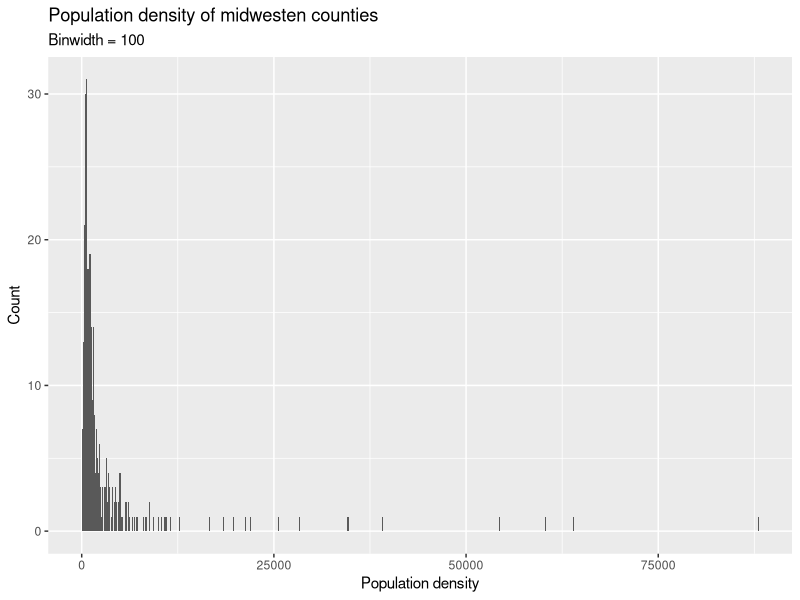
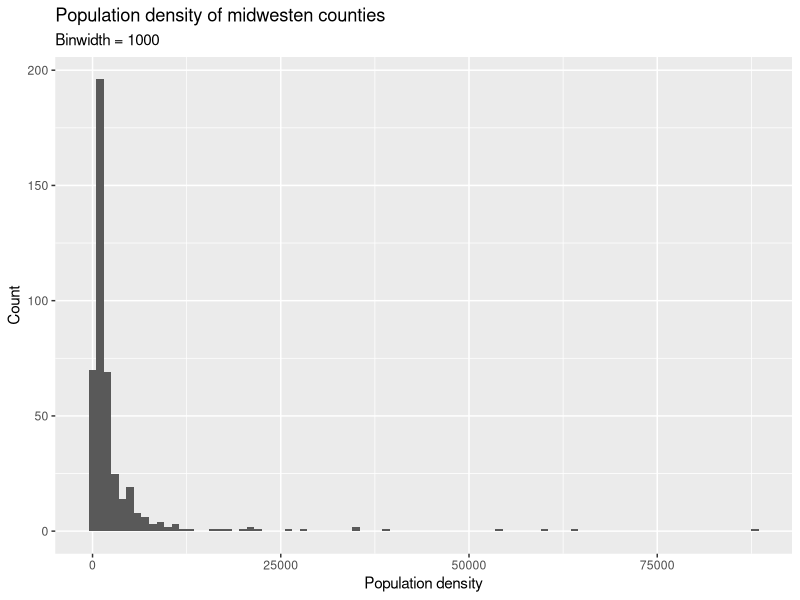
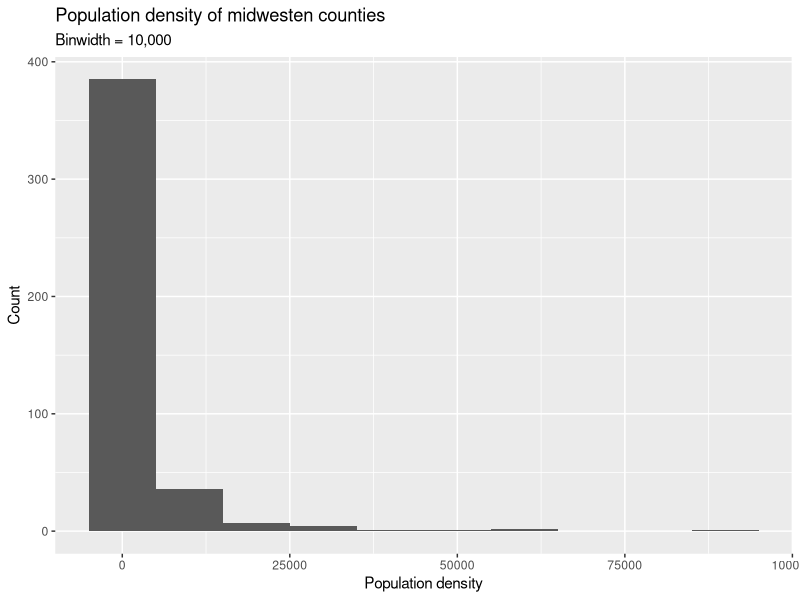
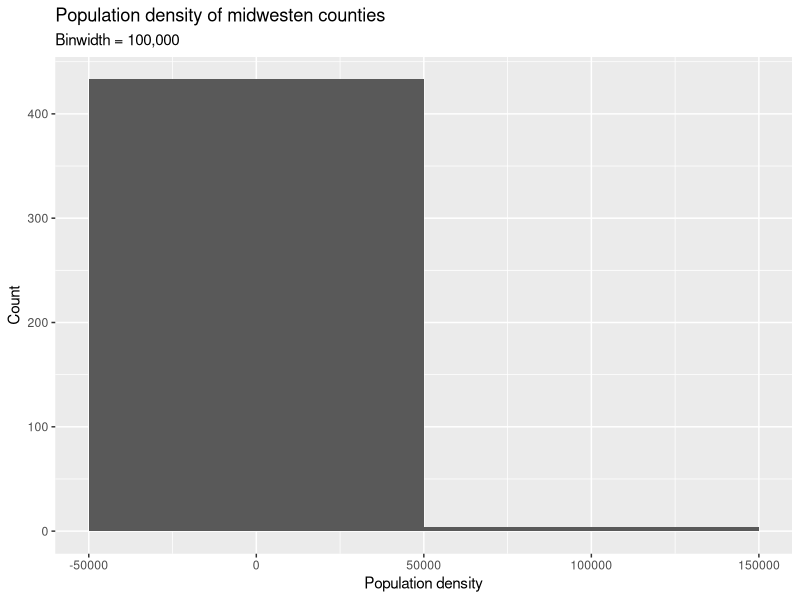
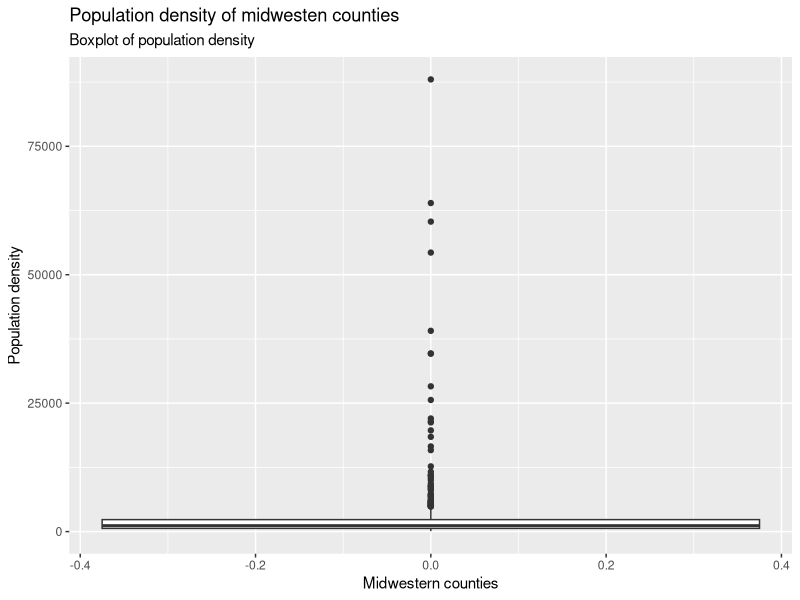
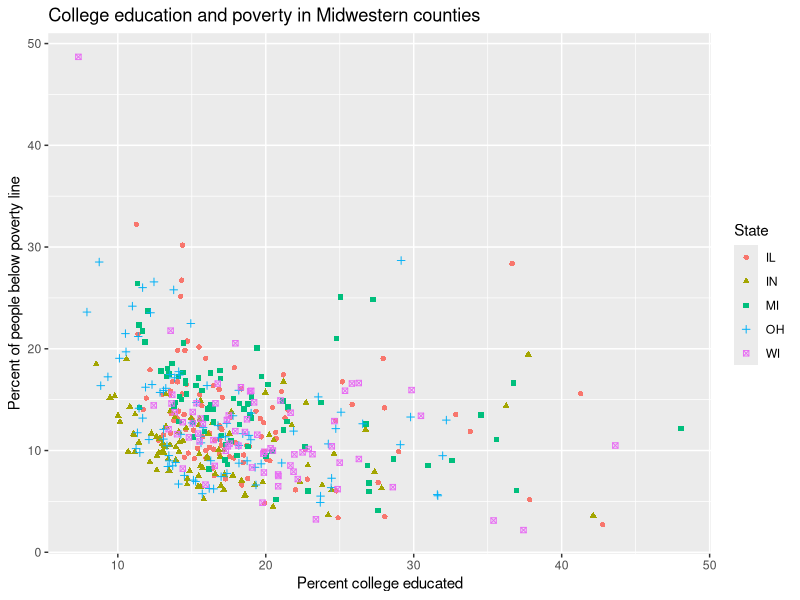

Write the R code that produced these figures, in order.
## ---- chunk 1
library(tidyverse)
## ---- chunk 2
ggplot(midwest, aes(x = popdensity)) +
  geom_histogram(binwidth = 100) +
  labs(
    x = "Population density",
    y = "Count",
    title = "Population density of midwesten counties",
    subtitle = "Binwidth = 100"
  )
## ---- chunk 3
ggplot(midwest, aes(x = popdensity)) +
  geom_histogram(binwidth = 1000) +
  labs(
    x = "Population density",
    y = "Count",
    title = "Population density of midwesten counties",
    subtitle = "Binwidth = 1000"
  )
## ---- chunk 4
ggplot(midwest, aes(x = popdensity)) +
  geom_histogram(binwidth = 10000) +
  labs(
    x = "Population density",
    y = "Count",
    title = "Population density of midwesten counties",
    subtitle = "Binwidth = 10,000"
  )
## ---- chunk 5
ggplot(midwest, aes(x = popdensity)) +
  geom_histogram(binwidth = 100000) +
  labs(
    x = "Population density",
    y = "Count",
    title = "Population density of midwesten counties",
    subtitle = "Binwidth = 100,000"
  )
## ---- chunk 6
ggplot(midwest, aes(y = popdensity)) +
  geom_boxplot() +
  labs(
    x = "Midwestern counties",
    y = "Population density",
    title = "Population density of midwesten counties",
    subtitle = "Boxplot of population density"
  )
## ---- chunk 7
view(midwest)
## ---- chunk 8
ggplot(midwest, aes(x = percollege , y = percbelowpoverty, 
                    color = state, shape = state)) +
  geom_point() +
  labs(
    x = "Percent college educated",
    y = "Percent of people below poverty line",
    color = "State",
    shape = "State",
    title = "College education and poverty in Midwestern counties",
  )
## ---- chunk 9
view(midwest)
